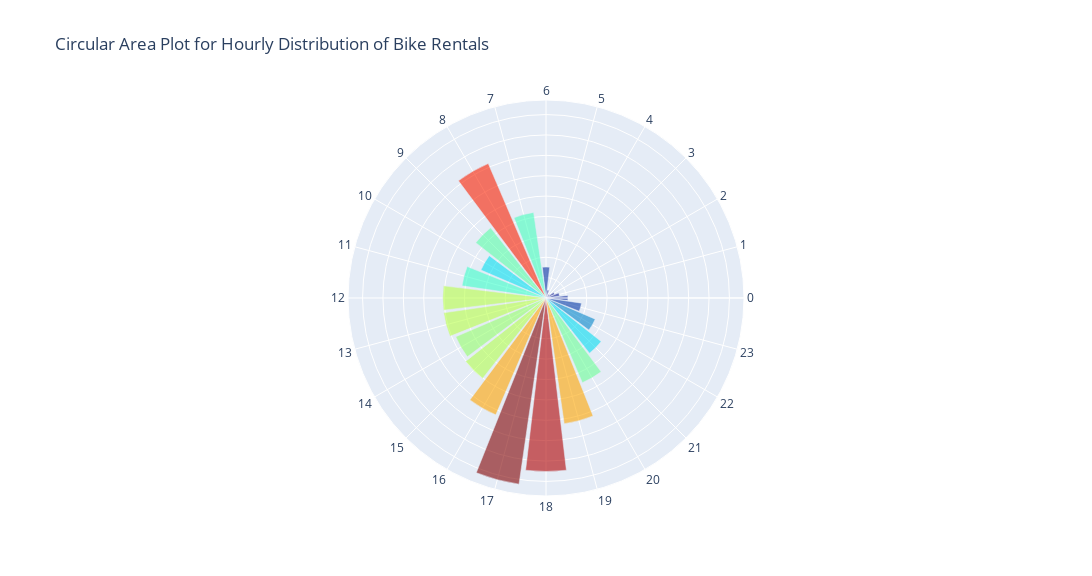

Notebook cell for this chart:
### Markdown cell above
* Working Days:
    * There are two peaks: one in the morning around 8 AM and another in the evening around 5-6 PM. This pattern likely corresponds to commute hours.
    * The demand is relatively lower during mid-day hours.
* Non-Working Days:
    * The demand for bikes rises gradually from the morning and peaks around 1-3 PM.
    * The pattern suggests a more relaxed and dispersed use throughout the day.

### Code cell
fig_width = 14 * 96  # 1344 pixels
fig_height = 6 * 96
fig = plots.circular_avg(df, fig_width, fig_height)
fig.show()

### Figure 1 — Plotly figure (JSON) as saved in the notebook; plotly's stock layout.template omitted (floating-point values rounded to 4 significant figures)
{"data": [{"marker": {"color": [53.9, 33.38, 22.87, 11.73, 6.353, 19.89, 76.04, 212.1, 359.0, 219.3, 173.7, 208.1, 253.3, 253.7, 240.9, 251.2, 312.0, 461.5, 425.5, 311.5, 226.0, 172.3, 131.3, 87.83], "colorscale": [[0, "rgb(0,0,131)"], [0.2, "rgb(0,60,170)"], [0.4, "rgb(5,255,255)"], [0.6, "rgb(255,255,0)"], [0.8, "rgb(250,0,0)"], [1, "rgb(128,0,0)"]]}, "opacity": 0.6, "r": [53.9, 33.38, 22.87, 11.73, 6.353, 19.89, 76.04, 212.1, 359.0, 219.3, 173.7, 208.1, 253.3, 253.7, 240.9, 251.2, 312.0, 461.5, 425.5, 311.5, 226.0, 172.3, 131.3, 87.83], "theta": [0, 15.0, 30.0, 45, 60.0, 75.0, 90, 105, 120.0, 135, 150.0, 165, 180, 195.0, 210, 225.0, 240.0, 255.0, 270, 285, 300.0, 315, 330, 345.0], "type": "barpolar"}], "layout": {"height": 576, "polar": {"angularaxis": {"ticktext": [0, 1, 2, 3, 4, 5, 6, 7, 8, 9, 10, 11, 12, 13, 14, 15, 16, 17, 18, 19, 20, 21, 22, 23], "tickvals": [0, 15.0, 30.0, 45, 60.0, 75.0, 90, 105, 120.0, 135, 150.0, 165, 180, 195.0, 210, 225.0, 240.0, 255.0, 270, 285, 300.0, 315, 330, 345.0]}, "radialaxis": {"showticklabels": false, "ticks": ""}}, "showlegend": false, "title": {"text": "Circular Area Plot for Hourly Distribution of Bike Rentals"}, "width": 1344}}
